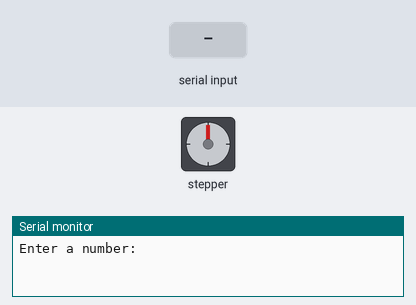
The sketch below on a simulated ESP32. On the bench: stepper motor, the last lines printed to the serial monitor. The test bench sets the inputs (shaded band). Stepper angles assume 200 steps per turn.

Above: at 1.2 s.
1.3 s: "90,45\n" received over Serial
At 1.79 s:
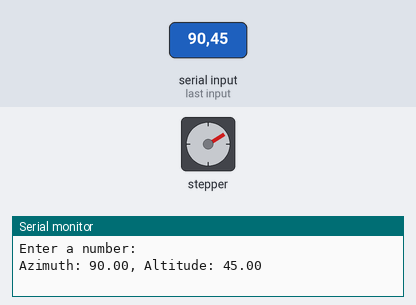
At 3.3 s:
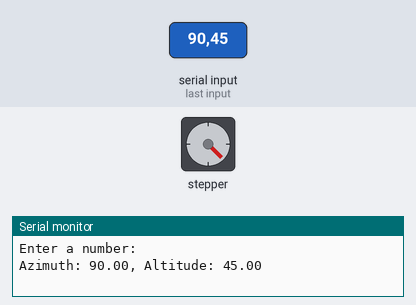
4.3 s: "30,150\n" received over Serial
7.3 s: "1,90\n" received over Serial
10.3 s: "90,45\n" received over Serial
At 10.49 s:
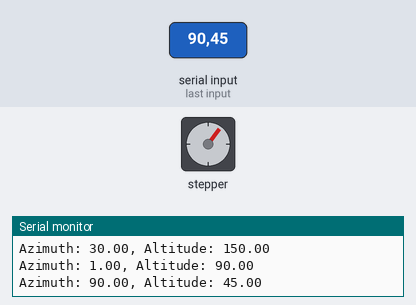
13.3 s: "1,90,45\n" received over Serial
Timing chart, 0 to 17.3 s (numbered marks = the images above; inputs shaded):
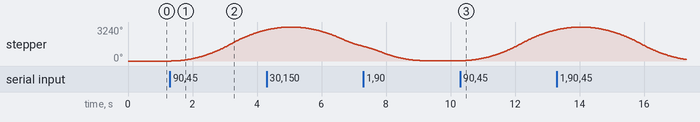

Measured:
- after the input at 1.3 s, stepper: keeps turning clockwise at about 1007°/s, starting after 0.04 s
- after the input at 10.3 s, stepper: keeps turning clockwise at about 1000°/s, starting after 0.04 s

The sketch:

esp32-stepper-driver-accel-3.ino
```cpp
#include "FastAccelStepper.h"

// As in StepperDemo for Motor 1 on AVR
//#define dirPinStepper    5
//#define enablePinStepper 6
//#define stepPinStepper   9  // OC1A in case of AVR

// As in StepperDemo for Motor 1 on ESP32
#define dirPinStepper 13
#define enablePinStepper 11
#define stepPinStepper 12
#define PULSES_PER_DEG 20

FastAccelStepperEngine engine = FastAccelStepperEngine();
FastAccelStepper *stepper = NULL;

void setup() {
  engine.init();
  stepper = engine.stepperConnectToPin(stepPinStepper);
  if (stepper) {
    stepper->setDirectionPin(dirPinStepper);
    stepper->setEnablePin(enablePinStepper);
    stepper->setAutoEnable(true);

    // If auto enable/disable need delays, just add (one or both):
    // stepper->setDelayToEnable(50);
    // stepper->setDelayToDisable(1000);

    stepper->setSpeedInUs(1000);  // the parameter is us/step !!!
    stepper->setAcceleration(500);
    //stepper->move(-1000);


  Serial.begin(115200);
  Serial.println("Enter a number:");
  }
}

void loop() {
  if (Serial.available() > 0) {
    // Read the input from the user
    String input = Serial.readStringUntil('\n'); // Read until newline character is received

    // Parse the input to extract azimuth and altitude degrees
    int commaIndex = input.indexOf(',');
    if (commaIndex != -1) {
      String azimuth_str = input.substring(0, commaIndex);
      String altitude_str = input.substring(commaIndex + 1);

      float azimuth_degrees = azimuth_str.toFloat();
      float altitude_degrees = altitude_str.toFloat();

      // Print the values to verify if they were correctly parsed (optional)
      Serial.print("Azimuth: ");
      Serial.print(azimuth_degrees);
      Serial.print(", Altitude: ");
      Serial.println(altitude_degrees);

      int pos = azimuth_degrees * PULSES_PER_DEG;
      stepper->moveTo(pos);

    } else {
      // If the input is not valid (no comma found), print an error message
      Serial.println("Invalid input. Please enter azimuth and altitude degrees separated by a comma (e.g., 100, 90):");
    }
  }
}
```
